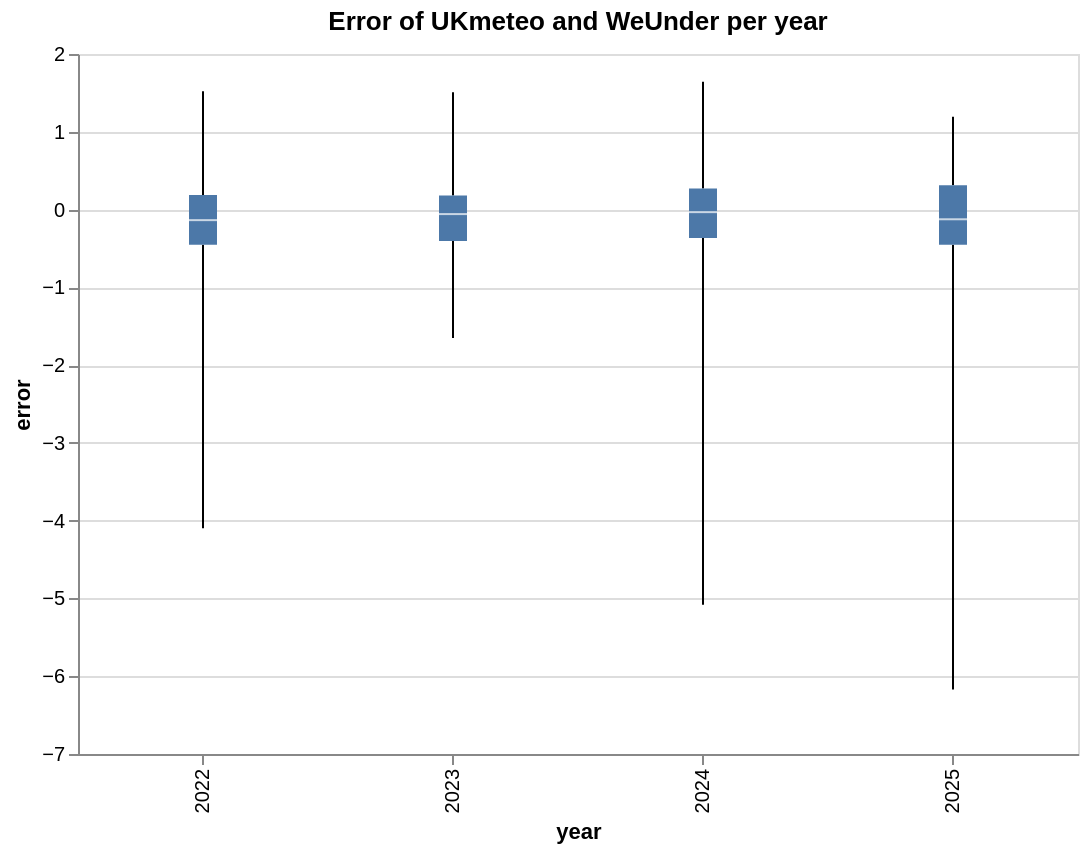

Notebook cell for this chart:
### Code cell
boxplot = alt.Chart(
    daily_agg,
    width=400
).mark_boxplot(extent='min-max').encode(
    x='year:O',
    y='error:Q'
)

chart = (boxplot).properties(
    title='Error of UKmeteo and WeUnder per year',
    width=500,
    height=350
)
chart

### Figure 1 — Vega-Lite specification as saved in the notebook (floating-point values rounded to 4 significant figures; data arrays with more than 128 entries replaced by an {"elided": "..."} marker saying what was removed)
{"config": {"view": {"continuousWidth": 300, "continuousHeight": 300}}, "data": {"name": "data-731386c2a1ce5b1da3ab57e72dceddeb"}, "mark": {"type": "boxplot", "extent": "min-max"}, "encoding": {"x": {"field": "year", "type": "ordinal"}, "y": {"field": "error", "type": "quantitative"}}, "height": 350, "title": "Error of UKmeteo and WeUnder per year", "width": 500, "$schema": "https://vega.github.io/schema/vega-lite/v6.1.0.json", "datasets": {"data-731386c2a1ce5b1da3ab57e72dceddeb": {"elided": "1372 records"}}}
